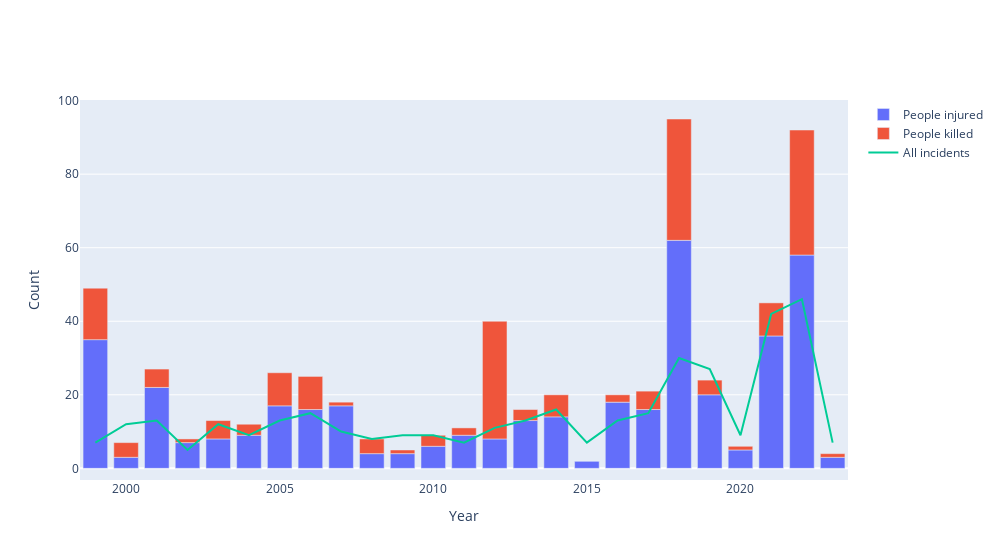

The code cell stored with this chart in its notebook:
### Code cell
fig = go.Figure(
    data = [
        go.Bar(x=shootings_per_year['year'], y=shootings_per_year['sum_injured'], offsetgroup=0, name='People injured', hovertemplate='Year: %{x} <br> Injured: %{y}', hovertextsrc=''),
        go.Bar(x=shootings_per_year['year'], y=shootings_per_year['sum_killed'], offsetgroup=0, base=shootings_per_year['sum_injured'],  name='People killed', hovertemplate='Year: %{x} <br> Killed: %{y}'),
        go.Line(x=shootings_per_year['year'], y=shootings_per_year['sum'], name='All incidents', hovertemplate='Year: %{x} <br> Incidents count: %{y}'),
    ]
)
fig.update_layout(width=1000, xaxis_title="Year", yaxis_title="Count")
fig.show()

### Figure 1 — Plotly figure (JSON) as saved in the notebook; plotly's stock layout.template omitted (floating-point values rounded to 4 significant figures)
{"data": [{"hovertemplate": "Year: %{x} <br> Injured: %{y}", "hovertextsrc": "", "name": "People injured", "offsetgroup": "0", "type": "bar", "x": [1999, 2000, 2001, 2002, 2003, 2004, 2005, 2006, 2007, 2008, 2009, 2010, 2011, 2012, 2013, 2014, 2015, 2016, 2017, 2018, 2019, 2020, 2021, 2022, 2023], "y": [35, 3, 22, 7, 8, 9, 17, 16, 17, 4, 4, 6, 9, 8, 13, 14, 2, 18, 16, 62, 20, 5, 36, 58, 3]}, {"base": [35, 3, 22, 7, 8, 9, 17, 16, 17, 4, 4, 6, 9, 8, 13, 14, 2, 18, 16, 62, 20, 5, 36, 58, 3], "hovertemplate": "Year: %{x} <br> Killed: %{y}", "name": "People killed", "offsetgroup": "0", "type": "bar", "x": [1999, 2000, 2001, 2002, 2003, 2004, 2005, 2006, 2007, 2008, 2009, 2010, 2011, 2012, 2013, 2014, 2015, 2016, 2017, 2018, 2019, 2020, 2021, 2022, 2023], "y": [14, 4, 5, 1, 5, 3, 9, 9, 1, 4, 1, 3, 2, 32, 3, 6, 0, 2, 5, 33, 4, 1, 9, 34, 1]}, {"hovertemplate": "Year: %{x} <br> Incidents count: %{y}", "name": "All incidents", "type": "scatter", "x": [1999, 2000, 2001, 2002, 2003, 2004, 2005, 2006, 2007, 2008, 2009, 2010, 2011, 2012, 2013, 2014, 2015, 2016, 2017, 2018, 2019, 2020, 2021, 2022, 2023], "y": [7, 12, 13, 5, 12, 9, 13, 15, 10, 8, 9, 9, 7, 11, 13, 16, 7, 13, 15, 30, 27, 9, 42, 46, 7]}], "layout": {"width": 1000, "xaxis": {"title": {"text": "Year"}}, "yaxis": {"title": {"text": "Count"}}}}
